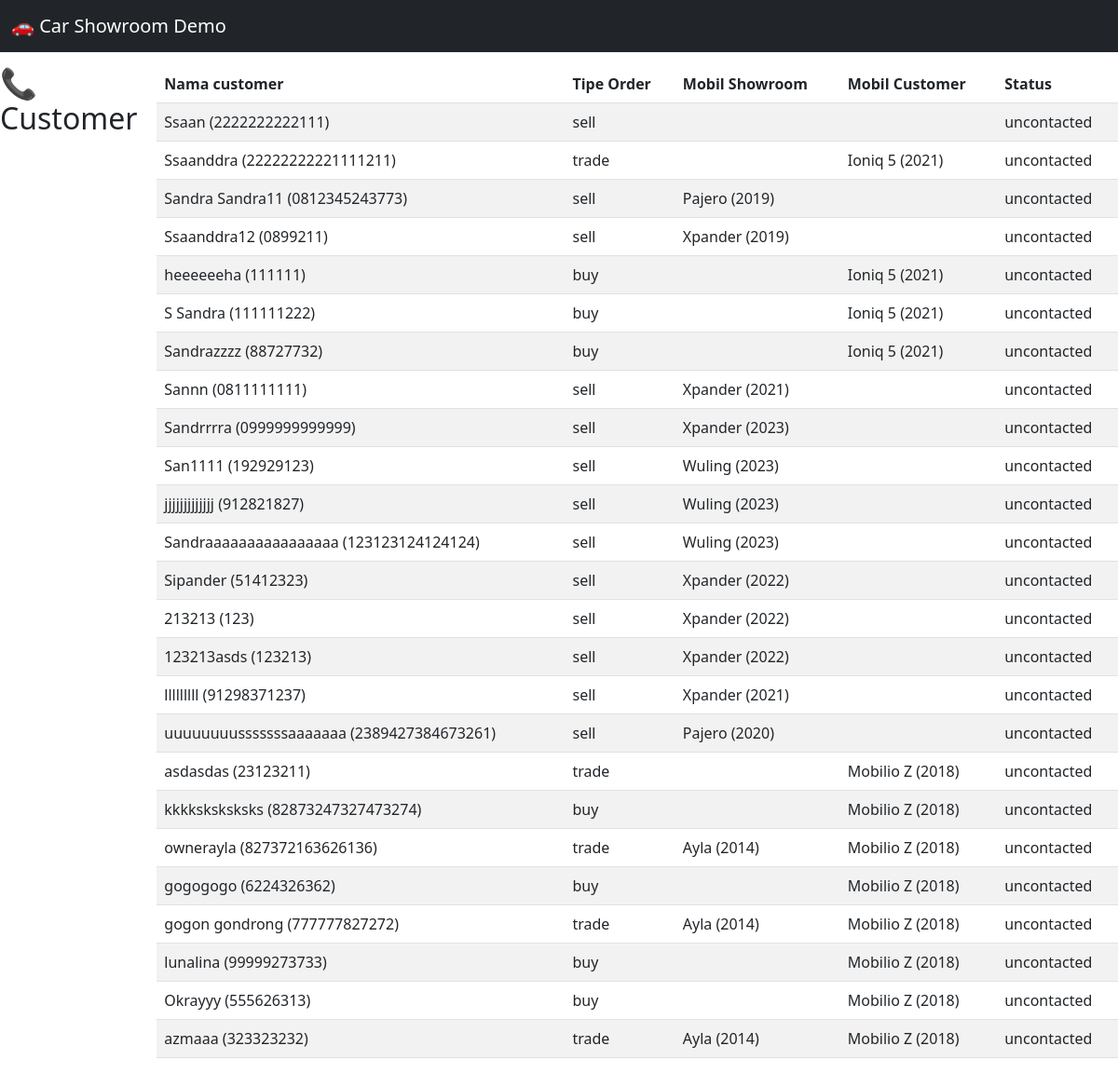
The app's page /demo/dashboard/customerlist/, older data.
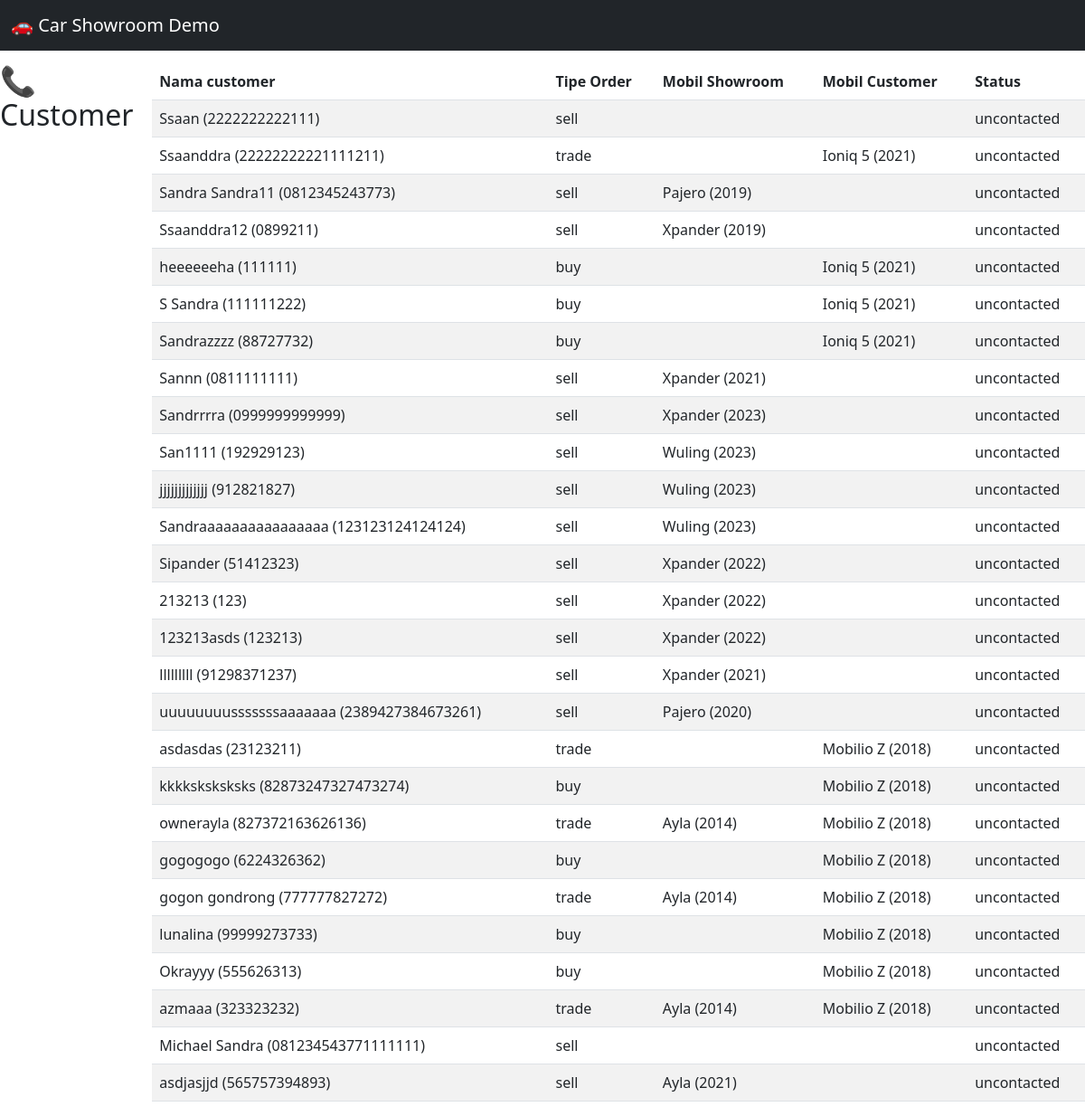
The same page, newer data.
### orders/models.py (models this page shows, shortened)
class Order(models.Model):
    ORDER_TYPE_CHOICES = [
        ("sell","Sell"),
        ("trade","Trade"),
        ("buy","Buy"),
    ]
    customer = models.ForeignKey(Customer, on_delete=models.CASCADE, related_name='orders')
    showroom_car = models.ForeignKey(Cars, on_delete=models.CASCADE, null=True, blank=True)
    offer_type = models.CharField(max_length=10, choices=ORDER_TYPE_CHOICES)
    trade_in_car = models.OneToOneField(TradeInCar, on_delete=models.SET_NULL, null=True, blank=True)
    created_at = models.DateTimeField(auto_now_add=True)

class TradeInCar(models.Model):
    customer = models.ForeignKey(Customer, on_delete=models.CASCADE)
    offered_vehicle_model = models.CharField(max_length=100, blank=True, null=True)
    offered_vehicle_varian = models.CharField(max_length=100, blank=True, null=True)
    offered_vehicle_transmission = models.CharField(max_length=20, choices=[('auto','Otomatis'), ('manual', 'Manual')], blank=True, null=True)
    offered_vehicle_province = models.CharField(max_length=50, blank=True, null=True)
    offered_vehicle_year = models.IntegerField(blank=True, null=True)
    offered_vehicle_kilometers = models.IntegerField(blank=True, null=True)
    offered_vehicle_notes = models.TextField(blank=True, null=True)

### customer/models.py (models this page shows, shortened)
class Customer(models.Model):
    STATUS_CHOICES = [
        ("deal","Deal"),
        ("negotiating","Negotiating"),
        ("not_deal", "Not Deal"),
        ("uncontacted", "Uncontacted"),
        ("rna","RNA (Return, No Answer)"),
    ]
    user = models.OneToOneField(User, on_delete=models.CASCADE, related_name="customer_profile",null=True,blank=True)
    name = models.CharField(max_length=100)
    phone_number = models.CharField(max_length=20, unique=True)
    email = models.EmailField(blank=True, null=True)
    address = models.TextField(blank=True, null=True)
    status = models.CharField(max_length=20, choices=STATUS_CHOICES, default="uncontacted")
    created_at = models.DateTimeField(auto_now_add=True)
    updated_at = models.DateTimeField(auto_now=True)

### cars/models.py (models this page shows, shortened)
class Cars(models.Model):
    id = models.AutoField(primary_key=True)
    nama = models.CharField(max_length=100)
    harga = models.DecimalField(max_digits=12, decimal_places=2)
    merek = models.CharField(max_length=50)
    model = models.CharField(max_length=50)
    tahun = models.IntegerField()
    kilometer = models.IntegerField()
    transmisi = models.CharField(max_length=20, choices=[('auto','Otomatis'), ('manual', 'Manual')])
    jenis_bahan_bakar = models.CharField(max_length=20, choices=[('bensin','Bensin'), ('diesel', 'Diesel'), ('elektrik', 'Elektrik')])
    mesin = models.CharField(max_length=50)
    tempat_duduk = models.IntegerField()
    deskripsi = models.TextField()
    gambar = models.ImageField(upload_to='cars/images/',blank=True, null=True)
    status = models.CharField(max_length=20,
                              choices=[('available','Available'),('sold','Sold'),('booked','Booked')],default='available')

### demo/views.py (the view)
# urls.py: path('dashboard/customerlist/', dashboard_customer_list, name='demo_customer_list_dashboard'),
def dashboard_customer_list(request):
    context = {
        'orders' : Order.objects.select_related("customer","trade_in_car").all()
    }
    return render(request,'demo/customer_list_dashboard.html',context)

### demo/templates/demo/customer_list_dashboard.html
{% extends 'demo/base.html' %}
{% block content %}
<h2>📞 Customer</h2>
<table class="table table-striped">
  <thead>
    <tr>
      <th>Nama customer</th>
      <th>Tipe Order</th>
      <th>Mobil Showroom</th>
      <th>Mobil Customer</th>
      <th>Status</th>
    </tr>
  </thead>
  <tbody>
    {% for order in orders %}
    <tr>
      <td> {{ order.customer.name }} ({{ order.customer.phone_number }}) </td>
      <td>  {{ order.offer_type }} </td>
      {% if order.trade_in_car.offered_vehicle_model %}
      <td> {{ order.trade_in_car.offered_vehicle_model }} ({{ order.trade_in_car.offered_vehicle_year }}) </td>
      {% else %}
      <td>  </td>
      {% endif %}
      {% if order.showroom_car.nama %}
      <td>     {{ order.showroom_car.nama }} ({{ order.showroom_car.tahun }}) </td>
      {% else %}
      <td>  </td>
      {% endif %}
      <td> {{ order.customer.status }}</td>
    </tr>
    {% endfor %}
  </tbody>
</table>
{% endblock content %}

Row changes from the older to the newer data that the page shows:
added Order: customer.name "Michael Sandra", customer.phone_number "081234543771111111", offer_type "sell", customer.status "uncontacted"
added Order: customer.name "asdjasjjd", customer.phone_number "565757394893", offer_type "sell", trade_in_car.offered_vehicle_model "Ayla", trade_in_car.offered_vehicle_year "2021", customer.status "uncontacted"
